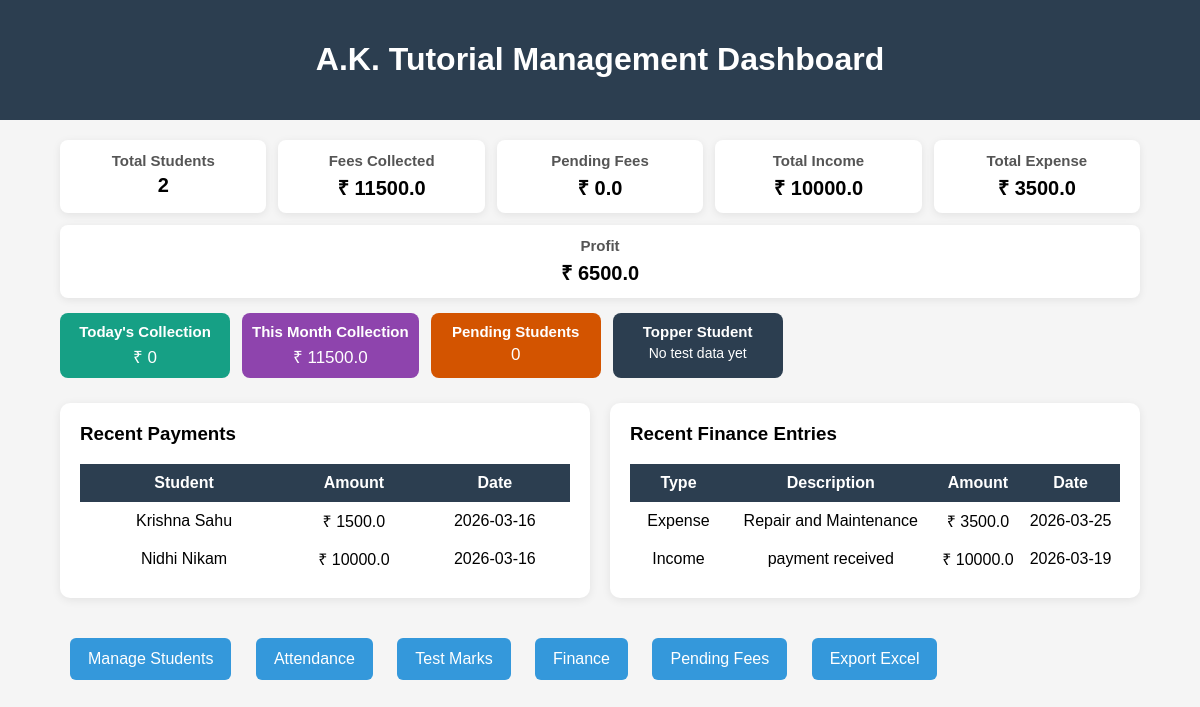
The page / on the database its author committed.
### tables this page shows
CREATE TABLE payments(
        id INTEGER PRIMARY KEY AUTOINCREMENT,
        student_id INTEGER,
        amount REAL,
        date TEXT
    );

CREATE TABLE students(
        id INTEGER PRIMARY KEY AUTOINCREMENT,
        name TEXT,
        class_name TEXT,
        parent TEXT,
        mobile TEXT,
        total_fees REAL,
        photo TEXT
    );

CREATE TABLE finance(
        id INTEGER PRIMARY KEY AUTOINCREMENT,
        type TEXT,
        description TEXT,
        amount REAL,
        date TEXT
    );

### app.py (the view)
@app.route("/")
def dashboard():
    conn = get_db()
    c = conn.cursor()
    c.execute("SELECT COUNT(*) FROM students")
    students = c.fetchone()[0]
    c.execute("SELECT IFNULL(SUM(amount),0) FROM payments")
    collected = c.fetchone()[0]
    c.execute("SELECT IFNULL(SUM(total_fees),0) FROM students")
    total = c.fetchone()[0]
    pending = total - collected
    c.execute("SELECT IFNULL(SUM(amount),0) FROM finance WHERE type='Income'")
    total_income = c.fetchone()[0]
    c.execute("SELECT IFNULL(SUM(amount),0) FROM finance WHERE type='Expense'")
    total_expense = c.fetchone()[0]
    profit = total_income - total_expense
    today_date = datetime.now().strftime("%Y-%m-%d")
    c.execute("SELECT IFNULL(SUM(amount),0) FROM payments WHERE date=?", (today_date,))
    today_collection = c.fetchone()[0]
    current_month = datetime.now().strftime("%Y-%m")
    c.execute("SELECT IFNULL(SUM(amount),0) FROM payments WHERE substr(date,1,7)=?", (current_month,))
    month_collection = c.fetchone()[0]
    c.execute("""
        SELECT COUNT(*) FROM (
            SELECT s.id
            FROM students s
            LEFT JOIN payments p ON s.id = p.student_id
            GROUP BY s.id, s.total_fees
            HAVING s.total_fees - IFNULL(SUM(p.amount),0) > 0
        )
    """)
    pending_students = c.fetchone()[0]
    c.execute("""
        SELECT s.name,
               SUM(t.marks) as total_marks,
               SUM(t.total) as total_outof,
               ROUND((SUM(t.marks) * 100.0 / SUM(t.total)), 2) as percentage
        FROM tests t
        JOIN students s ON s.id = t.student_id
        GROUP BY s.id, s.name
        ORDER BY percentage DESC
        LIMIT 1
    """)
    topper = c.fetchone()
    c.execute("""
        SELECT s.name, p.amount, p.date
        FROM payments p
        JOIN students s ON s.id = p.student_id
        ORDER BY p.id DESC
        LIMIT 5
    """)
    recent_payments = c.fetchall()
    c.execute("""
        SELECT type, description, amount, date
        FROM finance
        ORDER BY id DESC
        LIMIT 5
    """)
    recent_finance = c.fetchall()
    conn.close()
    return render_template(
        "dashboard.html",
        students=students,
        collected=collected,
        pending=pending,
        total_income=total_income,
        total_expense=total_expense,
        profit=profit,
        today_collection=today_collection,
        month_collection=month_collection,
        pending_students=pending_students,
        topper=topper,
        recent_payments=recent_payments,
        recent_finance=recent_finance
    )

### app.py (called while the page is built)
def get_db():
    return sqlite3.connect(DB)

### templates/dashboard.html (shortened to what this page needs)
<!DOCTYPE html>
<html>
<head>
</head>
<body>
<div class="header">
<h1>A.K. Tutorial Management Dashboard</h1>
</div>
<div class="container">
<div class="cards">
<div class="card">
    <h3 style="margin:0; font-size:15px; color:#555;">Total Students</h3>
    <h2>{{students}}</h2>
</div>
<div class="card">
    <h3 style="margin:0; font-size:15px; color:#555;">Fees Collected</h3>
    <h2>₹ {{collected}}</h2>
</div>
<div class="card">
    <h3 style="margin:0; font-size:15px; color:#555;">Pending Fees</h3>
    <h2>₹ {{pending}}</h2>
</div>
<div class="card">
    <h3 style="margin:0; font-size:15px; color:#555;">Total Income</h3>
    <h2>₹ {{total_income}}</h2>
</div>
<div class="card">
    <h3 style="margin:0; font-size:15px; color:#555;">Total Expense</h3>
    <h2>₹ {{total_expense}}</h2>
</div>
<div class="card">
    <h3 style="margin:0; font-size:15px; color:#555;">Profit</h3>
    <h2>₹ {{profit}}</h2>
</div>
</div>
<div style="display:flex; gap:12px; flex-wrap:wrap; margin:15px 0;">
    <div style="background:#16a085; color:white; padding:10px; border-radius:8px; min-width:150px; text-align:center;">
        <h3 style="margin:0 0 5px 0; font-size:15px;">Today's Collection</h3>
        <p style="margin:0; font-size:17px;">₹ {{ today_collection }}</p>
    </div>
    <div style="background:#8e44ad; color:white; padding:10px; border-radius:8px; min-width:150px; text-align:center;">
        <h3 style="margin:0 0 5px 0; font-size:15px;">This Month Collection</h3>
        <p style="margin:0; font-size:17px;">₹ {{ month_collection }}</p>
    </div>
    <div style="background:#d35400; color:white; padding:10px; border-radius:8px; min-width:150px; text-align:center;">
        <h3 style="margin:0 0 5px 0; font-size:15px;">Pending Students</h3>
        <p style="margin:0; font-size:17px;">{{ pending_students }}</p>
    </div>
    <div style="background:#2c3e50; color:white; padding:10px; border-radius:8px; min-width:150px; text-align:center;">
        <h3 style="margin:0 0 5px 0; font-size:15px;">Topper Student</h3>
        {% if topper %}
            <p style="margin:0; font-size:16px;">{{ topper[0] }}</p>
            <p style="margin:4px 0 0 0; font-size:16px;">{{ topper[3] }}%</p>
        {% else %}
            <p style="margin:0; font-size:14px;">No test data yet</p>
        {% endif %}
    </div>
</div>
<div style="display:flex; gap:20px; flex-wrap:wrap; margin-top:25px;">
    <div style="background:white; padding:20px; border-radius:10px; box-shadow:0 2px 10px rgba(0,0,0,0.08); flex:1; min-width:320px;">
        <h3 style="margin-top:0;">Recent Payments</h3>
        <table style="width:100%; border-collapse:collapse;">
            <tr style="background:#2c3e50; color:white;">
                <th style="padding:10px;">Student</th>
                <th>Amount</th>
                <th>Date</th>
            </tr>
            {% for p in recent_payments %}
            <tr style="text-align:center;">
                <td style="padding:10px;">{{ p[0] }}</td>
                <td>₹ {{ p[1] }}</td>
                <td>{{ p[2] }}</td>
            </tr>
            {% endfor %}
        </table>
    </div>
    <div style="background:white; padding:20px; border-radius:10px; box-shadow:0 2px 10px rgba(0,0,0,0.08); flex:1; min-width:320px;">
        <h3 style="margin-top:0;">Recent Finance Entries</h3>
        <table style="width:100%; border-collapse:collapse;">
            <tr style="background:#2c3e50; color:white;">
                <th style="padding:10px;">Type</th>
                <th>Description</th>
                <th>Amount</th>
                <th>Date</th>
            </tr>
            {% for f in recent_finance %}
            <tr style="text-align:center;">
                <td style="padding:10px;">{{ f[0] }}</td>
                <td>{{ f[1] }}</td>
                <td>₹ {{ f[2] }}</td>
                <td>{{ f[3] }}</td>
            </tr>
            {% endfor %}
        </table>
    </div>
</div>
<div class="links">
<a href="/students">Manage Students</a>
<a href="/attendance">Attendance</a>
<a href="/tests">Test Marks</a>
<a href="/finance">Finance</a>
<a href="/pending_fees">Pending Fees</a>
<a href="/export_students">Export Excel</a>
</div>
</div>
</body>
</html>

### templates/dashboard.html (style rules this page uses)
body { font-family: Arial; background:#f5f5f5; margin:0; padding:0; }
.header { background:#2c3e50; color:white; padding:20px; text-align:center; }
.container { width:90%; margin:auto; margin-top:20px; }
.cards { display:flex; gap:12px; flex-wrap:wrap; }
.card { background:white; padding:12px; border-radius:8px; box-shadow:0 2px 8px rgba(0,0,0,0.08); flex:1; min-width:160px; text-align:center; }
.card h2 { margin:5px 0 0 0; font-size:20px; }
.links { margin-top:30px; }
.links a { display:inline-block; padding:12px 18px; margin:10px; background:#3498db; color:white; text-decoration:none; border-radius:6px; }

### rows shown on the page
payments: name "Krishna Sahu", amount "1500.0", date "2026-03-16"
payments: name "Nidhi Nikam", amount "10000.0", date "2026-03-16"
finance: type "Expense", description "Repair and Maintenance", amount "3500.0", date "2026-03-25"
finance: type "Income", description "payment received", amount "10000.0", date "2026-03-19"

### other values the page prints
{{ students }} "2"
{{ collected }} "11500.0"
{{ pending }} "0.0"
{{ total_income }} "10000.0"
{{ total_expense }} "3500.0"
{{ profit }} "6500.0"
{{ today_collection }} "0"
{{ month_collection }} "11500.0"
{{ pending_students }} "0"
